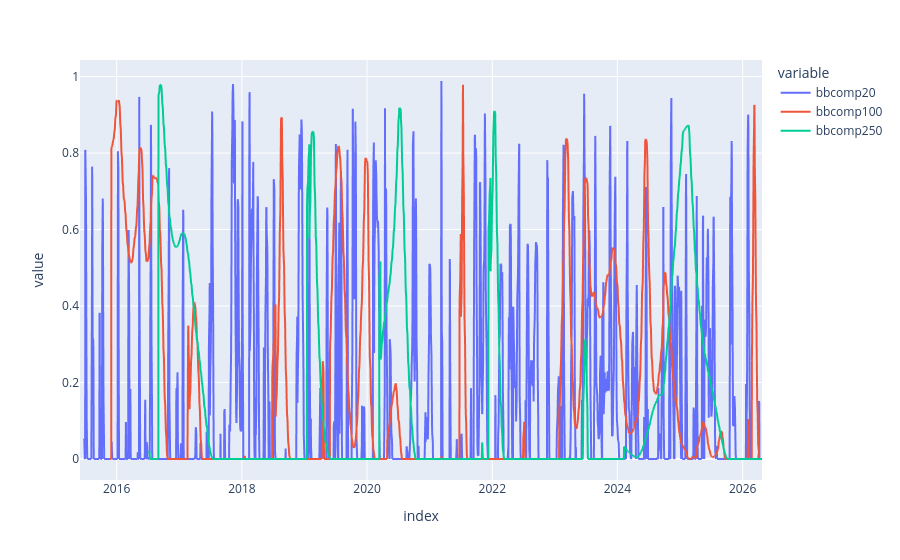

The notebook cell this image was saved under:
### Code cell
df.plot(y = ['bbcomp20', 'bbcomp100', 'bbcomp250'])

### Figure 1 — Plotly figure (JSON) as saved in the notebook; plotly's stock layout.template omitted (floating-point values rounded to 4 significant figures; data arrays with more than 128 entries replaced by an {"elided": "..."} marker saying what was removed)
{"data": [{"hovertemplate": "variable=bbcomp20<br>index=%{x}<br>value=%{y}<extra></extra>", "legendgroup": "bbcomp20", "line": {"color": "#636efa", "dash": "solid"}, "marker": {"symbol": "circle"}, "mode": "lines", "name": "bbcomp20", "showlegend": true, "type": "scattergl", "x": {"elided": "2742 str values"}, "xaxis": "x", "y": {"elided": "2742 float values"}, "yaxis": "y"}, {"hovertemplate": "variable=bbcomp100<br>index=%{x}<br>value=%{y}<extra></extra>", "legendgroup": "bbcomp100", "line": {"color": "#EF553B", "dash": "solid"}, "marker": {"symbol": "circle"}, "mode": "lines", "name": "bbcomp100", "showlegend": true, "type": "scattergl", "x": {"elided": "2742 str values"}, "xaxis": "x", "y": {"elided": "2742 float values"}, "yaxis": "y"}, {"hovertemplate": "variable=bbcomp250<br>index=%{x}<br>value=%{y}<extra></extra>", "legendgroup": "bbcomp250", "line": {"color": "#00cc96", "dash": "solid"}, "marker": {"symbol": "circle"}, "mode": "lines", "name": "bbcomp250", "showlegend": true, "type": "scattergl", "x": {"elided": "2742 str values"}, "xaxis": "x", "y": {"elided": "2742 float values"}, "yaxis": "y"}], "layout": {"legend": {"title": {"text": "variable"}, "tracegroupgap": 0}, "margin": {"t": 60}, "xaxis": {"anchor": "y", "domain": [0, 1], "title": {"text": "index"}}, "yaxis": {"anchor": "x", "domain": [0, 1], "title": {"text": "value"}}}}
